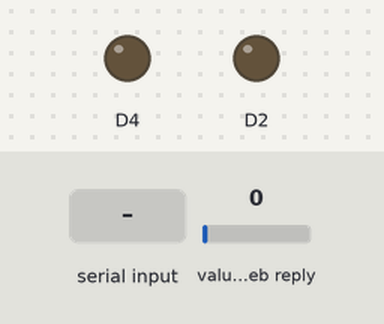
The sketch below on a simulated ESP8266 (NodeMCU). On the bench: output pins drawn as LEDs (lit = HIGH). The test bench sets the inputs (shaded band); at power-on: value in the web reply 0. WiFi joins after 1.5 s; servers stay silent unless stated; no MQTT or app messages arrive unless stated; web services answer with replies made up by the test bench; what the sketch prints to the serial monitor is not drawn.

Above: at 0.0 s.
At 3.7 s:
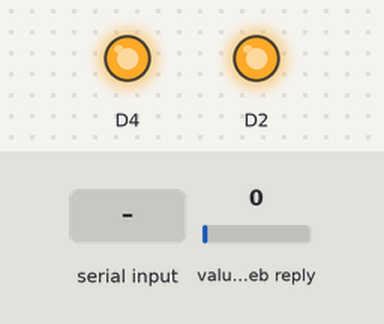
3.8 s: "1\n" received over the second serial link
Timing chart, 0 to 6.8 s (numbered marks = the images above; inputs shaded):
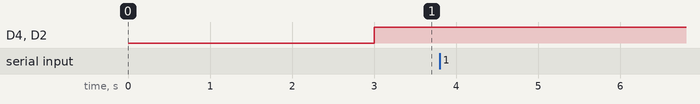

The sketch:

nodemcu.ino
```cpp
#include <ThingSpeak.h>
#include <ESP8266WiFi.h>
#include <PubSubClient.h>
#include <ArduinoJson.h>

#include <SoftwareSerial.h>

#define WLAN_SSID       "sanjiva"
#define WLAN_PASS       "sanjiva1819"
#define brokerUser      "setikaraj@gmail.com"
#define brokerPass      "7505d6ae"

#define broker          "mqtt.dioty.co"
#define topic          "/setikaraj@gmail.com/smartEnergy"

SoftwareSerial transmit(14, 12); //D5=rx,D6=tx
long channel = 1391162;
unsigned int bulb1 = 1; //field names
const char* server = "api.thingspeak.com";
String WRITE_API_KEY = "HHVBIFFBRPNRVRTK";
int power,predicted;
float cost;
String crossed;

WiFiClient espclient;
PubSubClient client(espclient);
void connectback() {

  while (!client.connected()) {
    Serial.println("connecting to broker");
    if (client.connect("iot", brokerUser, brokerPass)) {

      Serial.println("connected ");
    }
    else {
      Serial.println("trying");
      delay(1000);
    }
  }

}

void setup() {
  pinMode(A0, INPUT);
  pinMode(D2, OUTPUT);
  pinMode(D4, OUTPUT);
  Serial.begin(9600);
  transmit.begin(9600);

  delay(1000);
  Serial.println("connecting to wifi....");
  Serial.println(WLAN_SSID);
  WiFi.begin(WLAN_SSID, WLAN_PASS);

  while (WiFi.status() != WL_CONNECTED)
  {
delay(500);
    Serial.print("........");
  }
  Serial.println("connected");
  client.setServer(broker, 1883);

  ThingSpeak.begin(espclient);

}

void loop() {

if (transmit.available()) {
power=transmit.read();
cost=power*0.31;
Serial.println(power);
if(cost>50){
   crossed="You crossed your budget limit!!";
  }
  else{
     crossed="";

    }


//publishing to mqtt broker

    String complete_msg = "Power usage=" + String(power) + "\nCost=" + String(cost) + "\n" + crossed;
    int len = complete_msg.length() + 1;
    char msg[len];
    complete_msg.toCharArray(msg, len);
    Serial.println(msg);
    if (!client.connected()) {
      connectback();
    }
    client.loop();


    Serial.println("sending");

   client.publish(topic, msg);
  }
if (espclient.connect(server, 80))  //   "184.106.153.149" or api.thingspeak.com
    {

     String postStr = WRITE_API_KEY ;
      postStr += "&field2=";
      postStr += String(power);

      postStr += "\r\n\r\n";

     espclient.print("POST /update HTTP/1.1\n");
      espclient.print("Host: api.thingspeak.com\n");
      espclient.print("Connection: close\n");
    espclient.print("X-THINGSPEAKAPIKEY: " + WRITE_API_KEY + "\n");
      espclient.print("Content-Type: application/x-www-form-urlencoded\n");
     espclient.print("Content-Length: ");
      espclient.print(postStr.length());
     espclient.print("\n\n");
espclient.print(postStr);
   }
   espclient.stop();

int after_bulb1 = ThingSpeak.readFloatField(channel, bulb1);

  //automated control
  if (after_bulb1 == 2) {
    int ldr = analogRead(A0);
    if (ldr < 327) {
      digitalWrite(D2, 0);
      digitalWrite(D4, 0);
      //active low connection of relay module
    }
    else {
      digitalWrite(D2, 1);
      digitalWrite(D4, 1);
    }
  }
  //OFF
  else if (after_bulb1 == 1) {
   //active low connection of relay module
   digitalWrite(D2, 0);
   digitalWrite(D4, 0);
 }
 //ON
  else if (after_bulb1 == 0) {
    digitalWrite(D2, 1);
    digitalWrite(D4, 1);
  }


}
```

Measured:
- after the input at 3.8 s, every drawn part: stays the same
